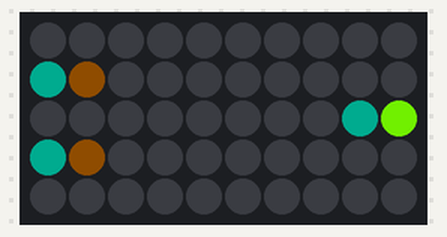
Bench run of a sketch on a simulated Arduino Uno, built with avr-gcc and run on an emulated ATmega328P. Shown: 10×5 RGB LED matrix (first LED top left, wired row by row). Dim RGB values are drawn brighter than linear; random numbers use the default seed unless the sketch sets one.

Above: at 0.16 s.
At 4.93 s:
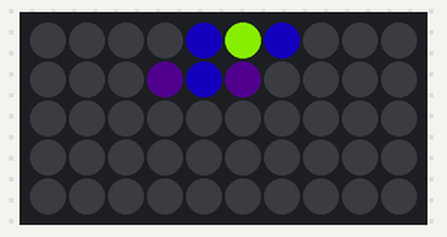
At 9.69 s:
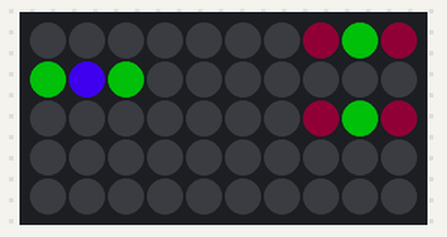
At 19.66 s:
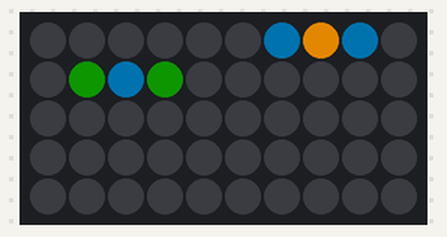
At 29.63 s:
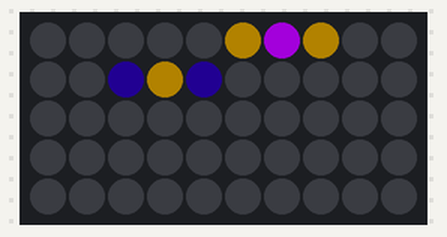
At 39.59 s:
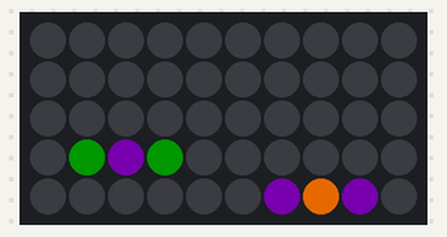

The sketch:

fastled_matrix_10x5.ino
```cpp
#include "FastLED.h"

#define NUM_LEDS 50
#define ROWS 5
#define COLUMNS 10

#define DATA_PIN 2

CRGB leds[NUM_LEDS];
int indexes[ROWS][COLUMNS];

int hue, sat, val;

void setup()
{
  FastLED.addLeds<WS2811, DATA_PIN, RGB>(leds, NUM_LEDS);
  sat = 255;
  val = 100;

  for (int i = 0; i < ROWS; i++)
  {
    for (int j = 0; j < COLUMNS; j++)
    {
      if (i % 2)
      {
        indexes[i][j] = i * COLUMNS + COLUMNS - 1 - j;
      }
      else
      {
        indexes[i][j] = i * COLUMNS + j;
      }
      /*
      if (i % 2)
      {
        indexes[(ROWS * COLUMNS) - (ROWS * (j + 1)) + i] = COLUMNS - (j + 1) + COLUMNS * i;
      }
      else
        indexes[j * ROWS + i] = COLUMNS - (j + 1) + COLUMNS * i;
      */
    }
  }
}

void loop()
{
  int i = random(ROWS);
  int j = random(COLUMNS);

  int center = random8();
  int outer1 = random8();
  int outer2 = random8();

  leds[indexes[i][j]] = CHSV(center, 255, 255);

  FastLED.show();
  delay(40);

  if (j - 1 >= 0)
    leds[indexes[i][j-1]] = CHSV(outer1, 255, 150);
  if (i - 1 >= 0)
    leds[indexes[i-1][j]] = CHSV(outer1, 255, 150);
  if (i + 1 < ROWS)
    leds[indexes[i+1][j]] = CHSV(outer1, 255, 150);
  if (j + 1 < COLUMNS)
    leds[indexes[i][j+1]] = CHSV(outer1, 255, 150);

  FastLED.show();
  delay(60);

  if (i - 1 >= 0 && j - 1 >= 0)
    leds[indexes[i-1][j-1]] = CHSV(outer2, 255, 75);
  if (i - 1 >= 0 && j + 1 < COLUMNS)
    leds[indexes[i-1][j+1]] = CHSV(outer2, 255, 75);
  if (i + 1 < ROWS && j + 1 < COLUMNS)
    leds[indexes[i+1][j+1]] = CHSV(outer2, 255, 75);
  if (i + 1 < ROWS && j - 1 >= 0)
    leds[indexes[i+1][j-1]] = CHSV(outer2, 255, 75);


  FastLED.show();
  delay(100);

  leds[indexes[i][j]] = CRGB(0, 0, 0);

  if (j - 1 >= 0)
    leds[indexes[i][j-1]] = CRGB(0, 0, 0);
  if (i - 1 >= 0)
    leds[indexes[i-1][j]] = CRGB(0, 0, 0);
  if (i + 1 < ROWS)
    leds[indexes[i+1][j]] = CRGB(0, 0, 0);
  if (j + 1 < COLUMNS)
    leds[indexes[i][j+1]] = CRGB(0, 0, 0);

  if (i - 1 >= 0 && j - 1 >= 0)
    leds[indexes[i-1][j-1]] = CRGB(0, 0, 0);
  if (i - 1 >= 0 && j + 1 < COLUMNS)
    leds[indexes[i-1][j+1]] = CRGB(0, 0, 0);
  if (i + 1 < ROWS && j + 1 < COLUMNS)
    leds[indexes[i+1][j+1]] = CRGB(0, 0, 0);
  if (i + 1 < ROWS && j - 1 >= 0)
    leds[indexes[i+1][j-1]] = CRGB(0, 0, 0);

  delay(10);

  /*
  for (int i = 0; i < NUM_LEDS; i+=5)
  {
    // Generate random hue
    hue += 2;

    for (int j = 0; j < ROWS; j++)
    {
      if (i+j < NUM_LEDS)
        leds[indexes[i+j]] = CHSV(hue + i * 20, 255, 255);
    }

    FastLED.show();

    delay(100);

    for (int j = 0; j < ROWS; j++)
    {
      if (i+j < NUM_LEDS)
        leds[indexes[i+j]] = CRGB(0, 0, 0);
    }

    FastLED.show();

    delay(5);
  }
  */
}
```
